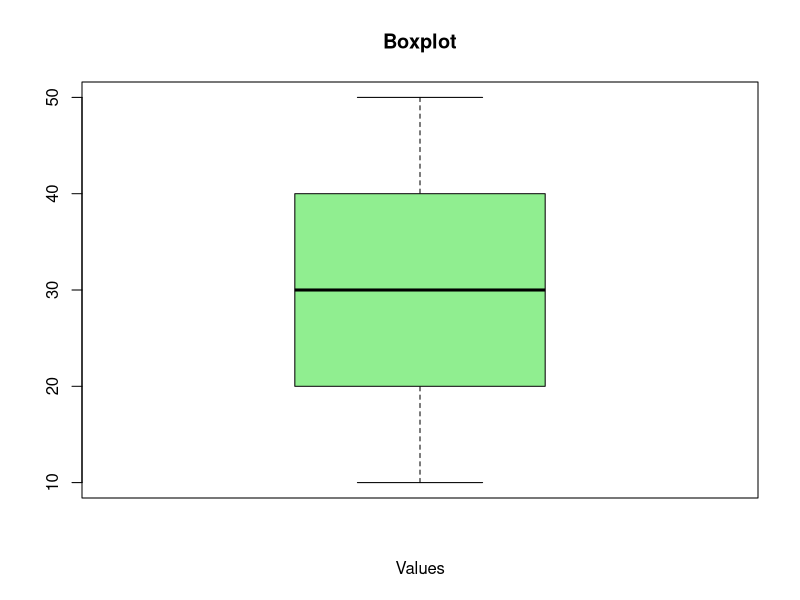

The R source for this figure:
x <- c(10, 20, 15, 25, 30, 35, 40, 45, 50)

boxplot(x,
        main = "Boxplot",
        xlab = "Values",
        col = "lightgreen",
        border = "black")
